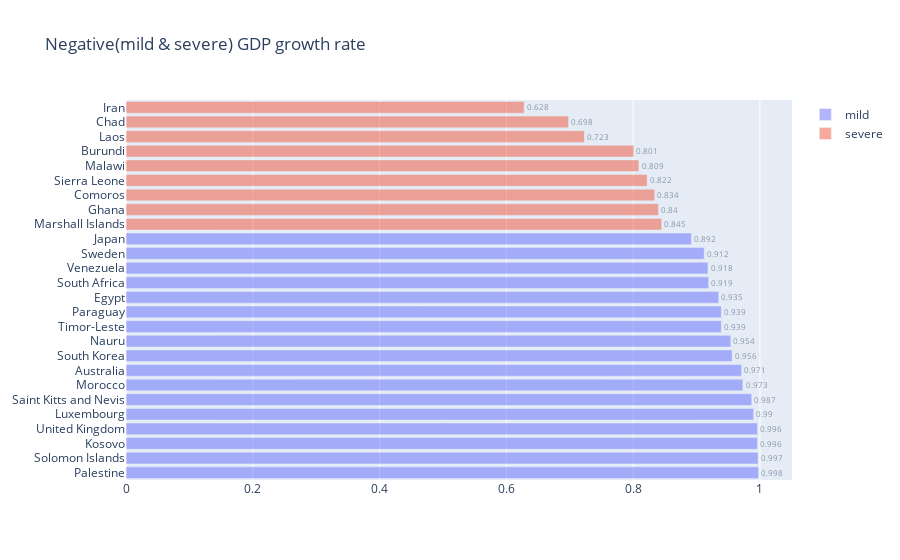

Here is the notebook cell this chart was saved with:
### Code cell
# Horizontal bar chart for the negative growth rate of countries.

fig = go.Figure()

fig.add_traces(go.Bar(y=mild_negative['Country/Territory'], 
                      x=mild_negative['growth_rate'], name='mild', 
                      hovertext=mild_negative['IMF'], 
                      text=mild_negative['growth_rate'], 
                      opacity = 0.5, orientation='h', 
                      textposition='outside'))

fig.add_traces(go.Bar(y=severe_negative['Country/Territory'], 
                      x=severe_negative['growth_rate'], name='severe', 
                      hovertext=severe_negative['IMF'], 
                      text=severe_negative['growth_rate'], 
                      opacity = 0.5, orientation='h', 
                      textposition='outside'))

fig.update_layout(title='Negative(mild & severe) GDP growth rate', height=600)

iplot(fig)

### Figure 1 — Plotly figure (JSON) as saved in the notebook; plotly's stock layout.template omitted (floating-point values rounded to 4 significant figures)
{"data": [{"hovertext": [3506, 2299, 5641, 46371, 132372, 17856, 3748, 64964, 33393, 11825, 1425, 5667, 3644, 6485, 3640, 55395, 35385], "name": "mild", "opacity": 0.5, "orientation": "h", "text": [0.998, 0.997, 0.996, 0.996, 0.99, 0.987, 0.973, 0.971, 0.956, 0.954, 0.939, 0.939, 0.935, 0.919, 0.918, 0.912, 0.892], "textposition": "outside", "x": [0.998, 0.997, 0.996, 0.996, 0.99, 0.987, 0.973, 0.971, 0.956, 0.954, 0.939, 0.939, 0.935, 0.919, 0.918, 0.912, 0.892], "y": ["Palestine", "Solomon Islands", "Kosovo", "United Kingdom", "Luxembourg", "Saint Kitts and Nevis", "Morocco", "Australia", "South Korea", "Nauru", "Timor-Leste", "Paraguay", "Egypt", "South Africa", "Venezuela", "Sweden", "Japan"], "type": "bar"}, {"hovertext": [5164, 2024, 1360, 415, 496, 249, 1858, 667, 4251], "name": "severe", "opacity": 0.5, "orientation": "h", "text": [0.845, 0.84, 0.834, 0.822, 0.809, 0.801, 0.723, 0.698, 0.628], "textposition": "outside", "x": [0.845, 0.84, 0.834, 0.822, 0.809, 0.801, 0.723, 0.698, 0.628], "y": ["Marshall Islands", "Ghana", "Comoros", "Sierra Leone", "Malawi", "Burundi", "Laos", "Chad", "Iran"], "type": "bar"}], "layout": {"title": {"text": "Negative(mild & severe) GDP growth rate"}, "xaxis": {"type": "linear", "range": [0, 1.051], "autorange": true}, "yaxis": {"type": "category", "range": [-0.5, 25.5], "autorange": true}, "autosize": true}}
